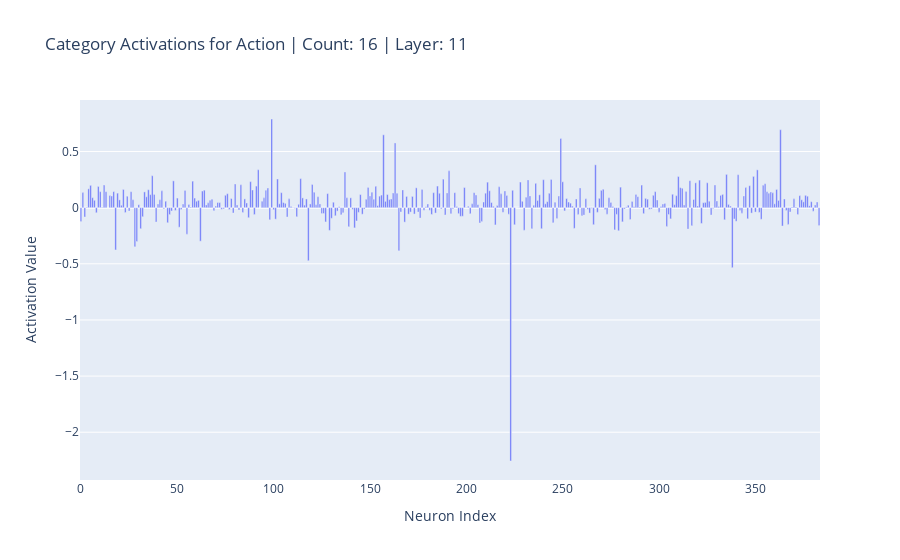

The code cell stored with this chart in its notebook:
### Markdown cell above
### <a id="plot-category-activations"></a>Plot Category Activations

`plot_category_activations` plots the activation values (y-axis) and the neuron index (x-axis) that was calculated from `get_category_activations`
- `original_category_activations` are the original activation values for the neurons retrieved from `get_category_activations`
- `steered_category_activations` are the steered acitvation values for the neurons retrieved from `get_category_activations`
- `category` is what category to retrive the activations for.
- `info_string` is what will be displayed in the title of the plot to keep track of the selected parameters for that plot.

### Code cell
# Plot the category activations for the original model output
info_string = f'Category Activations for {category} | Count: {len(all_texts_data[all_texts_data["genre"] == category])} | Layer: {layer_to_plot}'
plot_category_activations(original_category_activations, category, info_string)

### Figure 1 — Plotly figure (JSON) as saved in the notebook; plotly's stock layout.template omitted (floating-point values rounded to 4 significant figures; data arrays with more than 128 entries replaced by an {"elided": "..."} marker saying what was removed)
{"data": [{"name": "Action", "type": "bar", "width": 0.8, "x": {"elided": "384 int values"}, "y": {"elided": "384 float values"}}], "layout": {"title": {"text": "Category Activations for Action | Count: 16 | Layer: 11"}, "xaxis": {"title": {"text": "Neuron Index"}}, "yaxis": {"title": {"text": "Activation Value"}}}}
